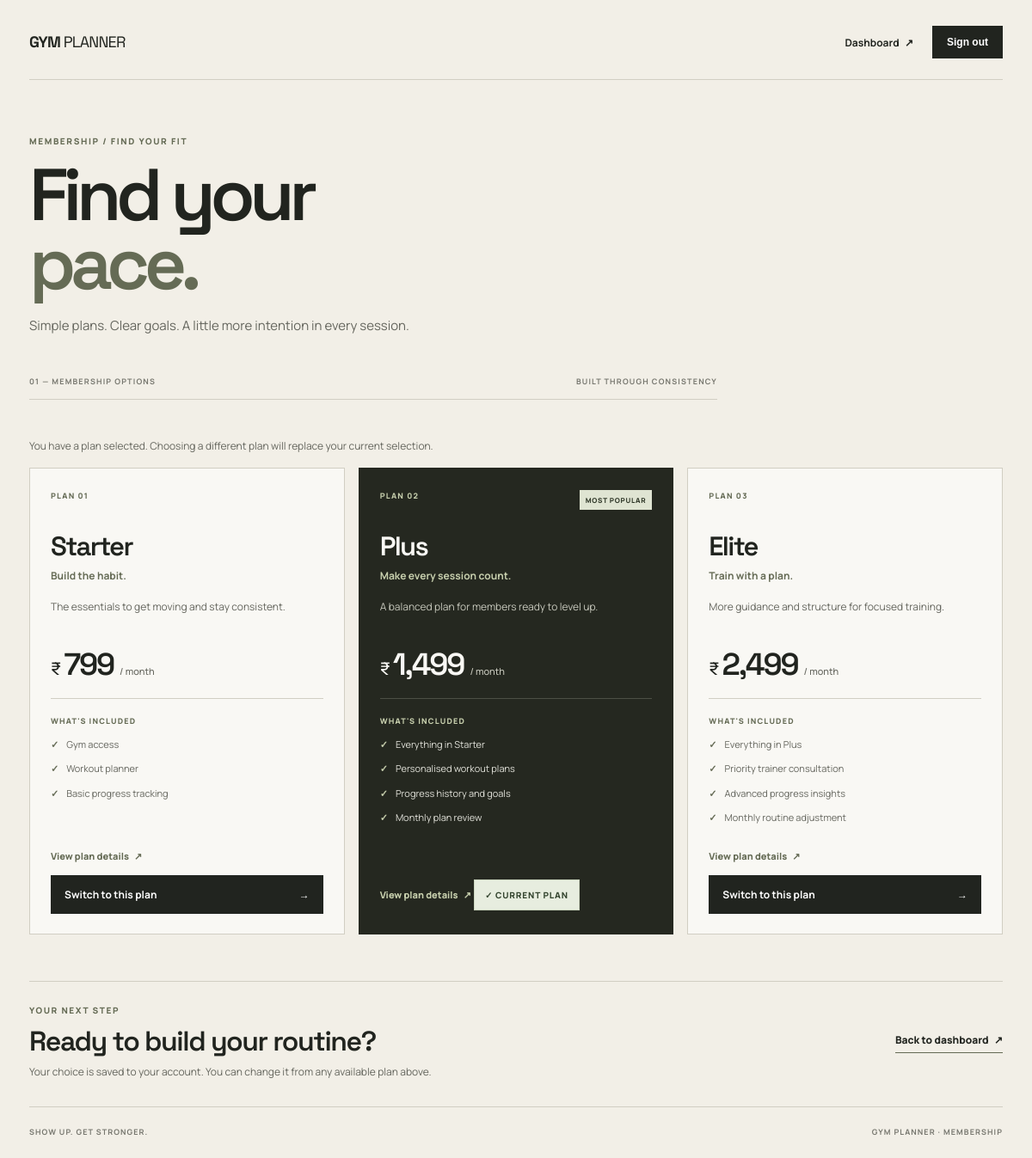
The page /membership-plans (signed in) on the database its author committed.
### models.py (models this page shows)
class MembershipPlan(Base):
    __tablename__ = "membership_plans"
    id = Column(Integer, primary_key=True, index=True)
    name = Column(String(80), nullable=False)
    slug = Column(String(80), unique=True, index=True, nullable=False)
    tagline = Column(String(160), nullable=False)
    description = Column(String(300), nullable=False)
    price_monthly = Column(Integer, nullable=False)
    features = Column(JSON, nullable=False)
    is_featured = Column(Boolean, default=False, nullable=False)
    is_active = Column(Boolean, default=True, nullable=False)
    sort_order = Column(Integer, default=0, nullable=False)

### main.py (the view)
@app.get("/membership-plans")
def membership_plans(request: Request, db: Session = Depends(get_db)):
    plans = (
        db.query(MembershipPlan)
        .filter(MembershipPlan.is_active.is_(True))
        .order_by(MembershipPlan.sort_order, MembershipPlan.id)
        .all()
    )
    user = None
    selected_plan_id = None
    user_id = request.session.get("user_id")
    if user_id is not None:
        user = db.get(User, user_id)
        if user is None:
            request.session.clear()
        elif user.role == "user":
            selection = (
                db.query(MembershipSelection)
                .filter(MembershipSelection.user_id == user.id)
                .first()
            )
            if selection is not None:
                selected_plan_id = selection.plan_id
    query_error = request.query_params.get("error")
    error_messages = {
        "members_only": "Only regular member accounts can select a plan.",
        "unavailable": "That plan is no longer available. Please choose another plan.",
        "save_failed": "We couldn't save your selection. Please try again.",
    }
    return templates.TemplateResponse(
        request=request,
        name="membership_plans.html",
        context={
            "plans": plans,
            "signed_in": user is not None,
            "dashboard_url": dashboard_url(user) if user else "/dashboard",
            "user_role": user.role if user else None,
            "selected_plan_id": selected_plan_id,
            "selection_success": request.query_params.get("selected") == "1",
            "selection_error": error_messages.get(query_error),
        },
    )

### templates/membership_plans.html (shortened to what this page needs)
<!DOCTYPE html>
<html lang="en">
<head>
    <link rel="stylesheet" href="/static/membership.css">
</head>
<body class="plans-body">
    <main class="plans-shell">
        <header class="plans-nav">
            <a href="/" class="plans-wordmark" aria-label="Gym Planner home">GYM <span>PLANNER</span></a>
            <nav class="plans-nav-actions" aria-label="Account navigation">
                {% if signed_in %}
                    {% if user_role == "admin" %}
                    <a class="nav-link" href="/admin/dashboard">Admin dashboard <span aria-hidden="true">↗</span></a>
                {% else %}
                    <a class="nav-link" href="{{ dashboard_url }}">Dashboard <span aria-hidden="true">↗</span></a>
                {% endif %}
                    <form method="post" action="/logout">
                        <button class="nav-button" type="submit">Sign out</button>
                    </form>
                {% else %}
                    <a class="nav-link" href="/login">Sign in <span aria-hidden="true">↗</span></a>
                    <a class="nav-button" href="/register">Create account</a>
                {% endif %}
            </nav>
        </header>
        <section class="plans-intro">
            <p class="plans-eyebrow">MEMBERSHIP / FIND YOUR FIT</p>
            <h1>Find your<br><span>pace.</span></h1>
            <p class="plans-lede">Simple plans. Clear goals. A little more intention in every session.</p>
            <div class="plans-intro-foot"><span>01 — MEMBERSHIP OPTIONS</span><span>BUILT THROUGH CONSISTENCY</span></div>
        </section>
        {% if selected_plan_id %}
            <p class="current-plan-note">You have a plan selected. Choosing a different plan will replace your current selection.</p>
        {% endif %}
        <section class="plan-grid" aria-label="Available membership plans">
            {% for plan in plans %}
                <article class="plan-card{% if plan.is_featured %} plan-card--featured{% endif %}">
                    <div class="plan-card-top">
                        <div class="plan-kicker">PLAN 0{{ loop.index }}</div>
                        {% if plan.is_featured %}<span class="popular-tag">MOST POPULAR</span>{% endif %}
                    </div>
                    <div class="plan-heading">
                        <h2>{{ plan.name }}</h2>
                        <p class="plan-tagline">{{ plan.tagline }}</p>
                    </div>
                    <p class="plan-description">{{ plan.description }}</p>
                    <div class="plan-price"><span class="currency">₹</span>{{ "{:,.0f}".format(plan.price_monthly) }}<span class="per-month">/ month</span></div>
                    <div class="plan-divider"></div>
                    <p class="features-label">WHAT'S INCLUDED</p>
                    <ul class="plan-features">
                        {% for feature in plan.features %}
                            <li><span class="feature-check" aria-hidden="true">✓</span>{{ feature }}</li>
                        {% endfor %}
                    </ul>
                    <div class="plan-selection-area">
                        <a class="plan-details-link" href="/membership-plans/{{ plan.slug }}">View plan details <span aria-hidden="true">↗</span></a>
                        {% if user_role == "user" %}
                            {% if selected_plan_id == plan.id %}
                                <span class="current-plan-badge">✓ CURRENT PLAN</span>
                            {% else %}
                                <form
                                    method="post"
                                    action="/membership-plans/select"
                                    class="plan-selection-form js-plan-selection-form"
                                    data-plan-name="{{ plan.name }}"
                                    data-plan-price="₹{{ '{:,.0f}'.format(plan.price_monthly) }} / month"
                                    data-is-switch="{{ 'true' if selected_plan_id else 'false' }}"
                                >
                                    <button class="plan-select-button" type="submit">{% if selected_plan_id %}Switch to this plan{% else %}Select this plan{% endif %}<span aria-hidden="true">→</span></button>
                                </form>
                            {% endif %}
                        {% elif user_role == "admin" %}
                            <span class="selection-help">Plan selection is available to member accounts.</span>
                        {% else %}
                            <a class="plan-select-button plan-select-link" href="/login">Sign in to select<span aria-hidden="true">→</span></a>
                        {% endif %}
                    </div>
                </article>
            {% else %}
                <p class="empty-plans">There are no membership plans available right now. Please check back soon.</p>
            {% endfor %}
        </section>
        <section class="plans-bottom">
            <div>
                <p class="plans-eyebrow">YOUR NEXT STEP</p>
                <h2>Ready to build your routine?</h2>
                <p>{% if selected_plan_id %}Your choice is saved to your account. You can change it from any available plan above.{% elif user_role == "user" %}Choose a plan above and we'll save it to your account.{% else %}Explore the plans now. Sign in or create an account when you're ready to choose.{% endif %}</p>
            </div>
            {% if user_role == "user" %}
                <a class="bottom-link" href="/dashboard">Back to dashboard <span aria-hidden="true">↗</span></a>
            {% elif user_role == "admin" %}
                <a class="bottom-link" href="/admin/dashboard">Admin dashboard <span aria-hidden="true">↗</span></a>
            {% else %}
                <a class="bottom-link" href="/register">Create your account <span aria-hidden="true">↗</span></a>
            {% endif %}
        </section>
        <footer class="plans-footer"><span>SHOW UP. GET STRONGER.</span><span>GYM PLANNER · MEMBERSHIP</span></footer>
    </main>
</body>
</html>

### rows shown on the page
MembershipPlan: name "Starter", tagline "Build the habit.", description "The essentials to get moving and stay consistent.", price_monthly "799", features "Gym access" "Workout planner" "Basic progress tracking", shows "Switch to this plan"
MembershipPlan: is_featured "MOST POPULAR", name "Plus", tagline "Make every session count.", description "A balanced plan for members ready to level up.", price_monthly "1,499", features "Everything in Starter" "Personalised workout plans" "Progress history and goals" "Monthly plan review", shows "✓ CURRENT PLAN"
MembershipPlan: name "Elite", tagline "Train with a plan.", description "More guidance and structure for focused training.", price_monthly "2,499", features "Everything in Plus" "Priority trainer consultation" "Advanced progress insights" "Monthly routine adjustment", shows "Switch to this plan"
